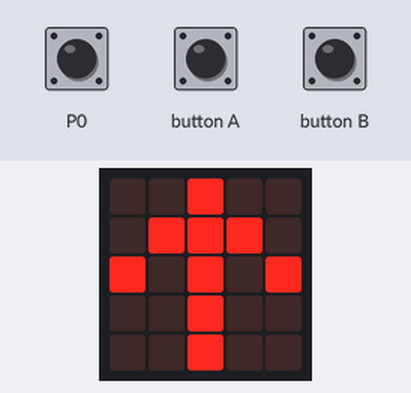
A program run on a simulated BBC micro:bit running MicroPython. On the bench: the board's 5×5 LED display. Inputs (shaded band) come from the test bench. A reset restarts the program.

Above: at 1.2 s.
1.3 s: button B pressed for 1 s
At 1.45 s:
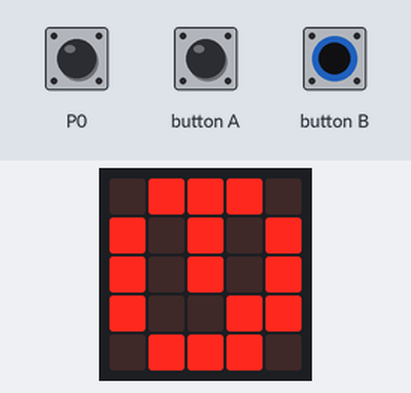
3.8 s: button A pressed for 0.15 s
At 5.3 s:
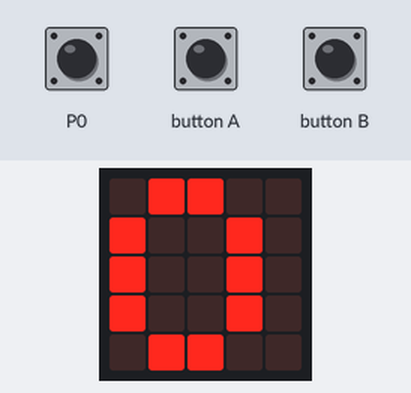
5.6 s: button B pressed for 0.15 s
At 8.4 s:
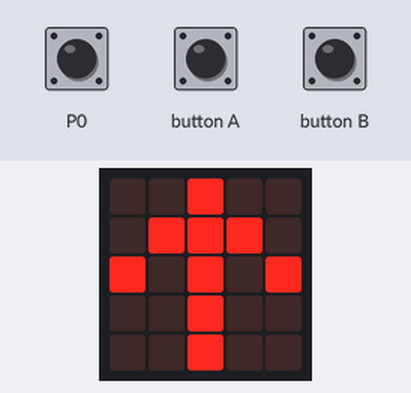
8.7 s: button B pressed for 3.2 s
At 12.6 s:
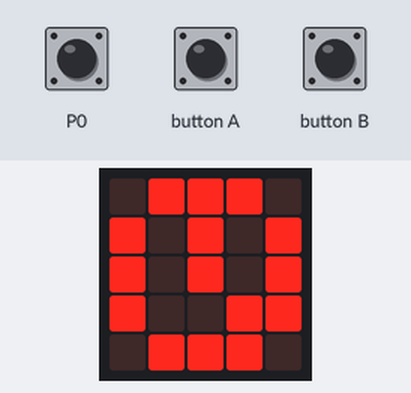
13.4 s: button A pressed for 1 s
At 13.85 s:
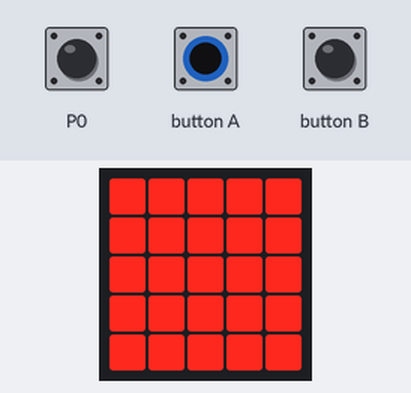
16.1 s: button A pressed for 0.15 s
At 17.3 s:
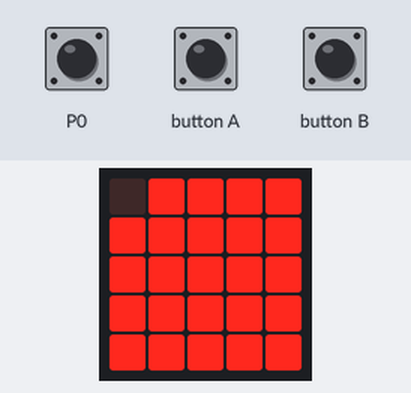
Timing chart, 0 to 19.1 s (numbered marks = the images above; inputs shaded):
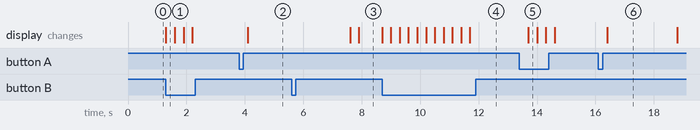

Measured:
- after the input at 1.3 s, the display: changes at once (image 1)
- after the input at 3.8 s, the display: changes after 0.30 s (image 2)
- after the input at 5.6 s, the display: first changes after 2.0 s (image 3 shows a later state)
- after the input at 8.7 s, the display: changes at once (image 4)
- after the input at 13.4 s, the display: changes after 0.30 s (image 5)
- after the input at 16.1 s, the display: changes after 0.30 s (image 6)

The program:

engineering_NEA.py
```python
from microbit import *
import time

# Dictionary storing the two images displayed by the program
pictures = {
    "counter_mode": Image("00900:"
                          "09990:"
                          "90909:"
                          "00900:"
                          "00900"),
    "timed_mode": Image("09990:"
                        "90909:"
                        "90909:"
                        "90099:"
                        "09990")
}


# Function to display a predefined image
def image_display(mode: bool):
    # Checks the current mode then displays an image based on it
    if mode:
        display.show(pictures['counter_mode'])
    else:
        display.show(pictures['timed_mode'])


# Function to check if the length of a value then display it
def display_string(value_to_display: str, loop: bool, wait: bool):
    if len(value_to_display) == 1:
        display.show(value_to_display)
    else:
        display.scroll(value_to_display, wait=wait, loop=loop)


# Function to be run on start up to handle what predefined image to display
# and to decide which will be run on a button press
def start_up():
    current_mode = True
    while True:
        image_display(current_mode)

        if button_b.is_pressed():
            current_mode = not current_mode
            image_display(current_mode)
            time.sleep(0.3)
        elif button_a.is_pressed():
            time.sleep(0.3)
            if current_mode:
                counter_mode(0)
            else:
                timer = Timer(60, 0)
                timer.start()


# Counter mode, counts up when the pins are triggered
def counter_mode(score: int):
    display_string(str(score), True, False)
    while True:
        if pin0.is_touched():
            score += 1
            display_string(str(score), True, False)
            pin1.write_digital(1)
            time.sleep(1)
            pin1.write_digital(0)
        if button_b.is_pressed():
            display_string(str(score), False, True)
            time.sleep(2)
            reset()


# Start of timer
class Timer:
    # Defines the values of the timer to count
    def __init__(self, input_time: int, score: int):
        self.current_time = input_time * 1000
        self.end_time = 0
        self.score = score

    # Function to start the timer and using arbitrary ticks count 60s
    def start(self):
        time_now = time.ticks_ms()
        self.end_time = time.ticks_add(time_now, self.current_time)
        while time.ticks_diff(self.end_time, time_now) > 0:
            disp = self.display_time(int(time.ticks_diff(self.end_time, time_now)) / 1000)
            display.show(disp)
            if button_a.is_pressed():
                self.current_time = time.ticks_diff(self.end_time, time.ticks_ms())
                time.sleep(0.3)
                paused = True
                while paused == True:
                    paused = self.pause()
            elif pin0.is_touched():
                self.score += 1
                pin1.write_digital(1)
                time.sleep(0.7)
                pin1.write_digital(0)
            time_now = time.ticks_ms()

        self.stop()

    # Function that will pause the timer
    def pause(self):
        display_string(str(self.score), False, False)
        while True:
            if button_a.is_pressed():
                time.sleep(0.3)
                self.end_time = time.ticks_add(self.current_time, time.ticks_ms())
                return False
            elif button_b.is_pressed():
                time.sleep(0.3)
                self.stop()

    # Function to stop timer and display score before returning to menu
    def stop(self):
        display_string(str(self.score), False, True)
        time.sleep(2)
        reset()

    @staticmethod  # Only called within class, displays the time left using whole screen to run semi-concurrently
    def display_time(time_diff):
        led_list = []
        for i in range(1, 26):
            if time_diff - (i * 2.4) >= 0:
                led_list.insert(0, str(9))
            else:
                led_list.insert(0, str(0))
        image_to_disp = Image(''.join(led_list[0:5]) + ":" +
                              ''.join(led_list[5:10]) + ":" +
                              ''.join(led_list[10:15]) + ":" +
                              ''.join(led_list[15:20]) + ":" +
                              ''.join(led_list[20:25]))
        return image_to_disp


start_up()
```
